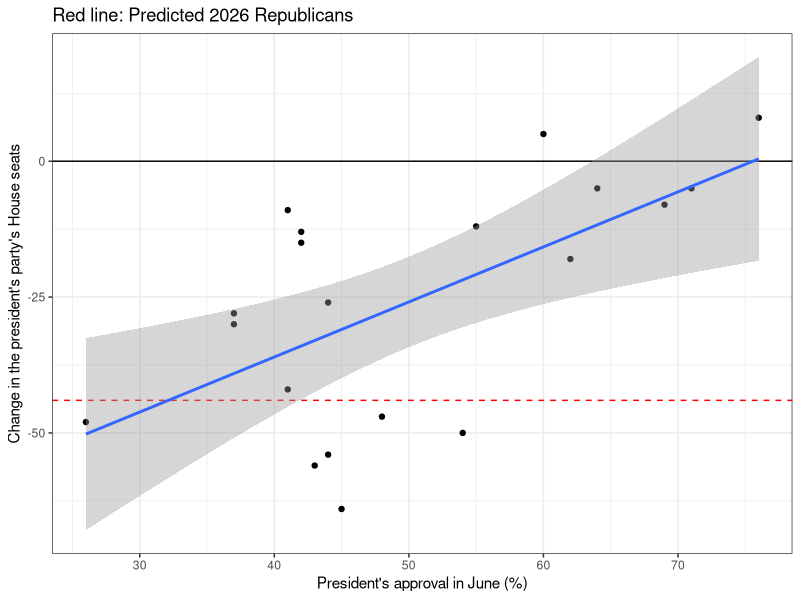
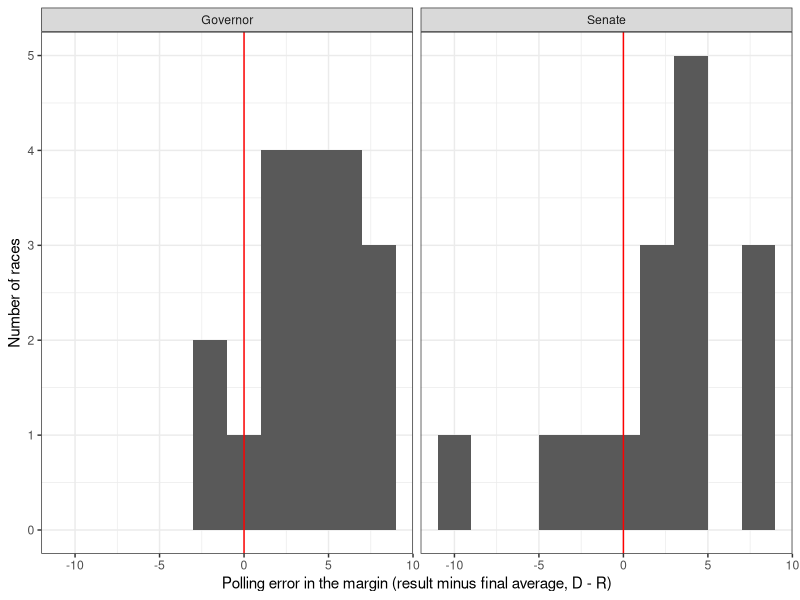
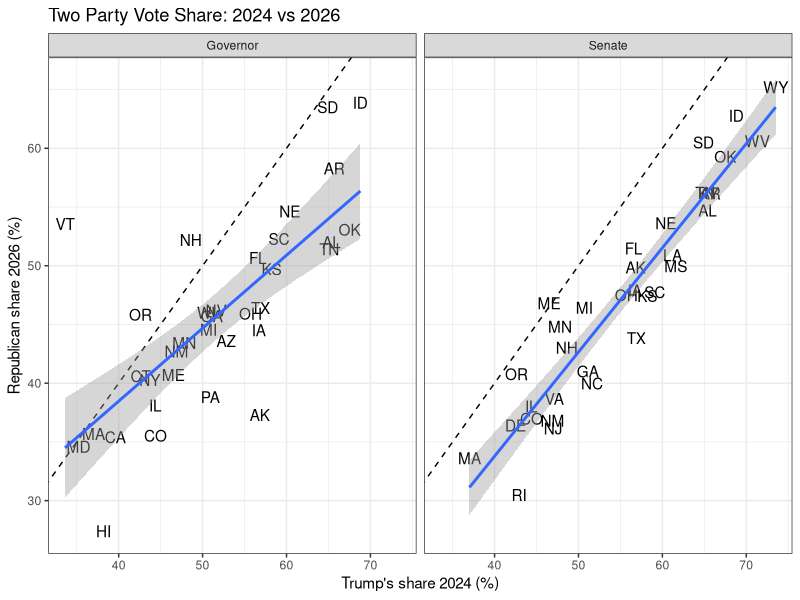
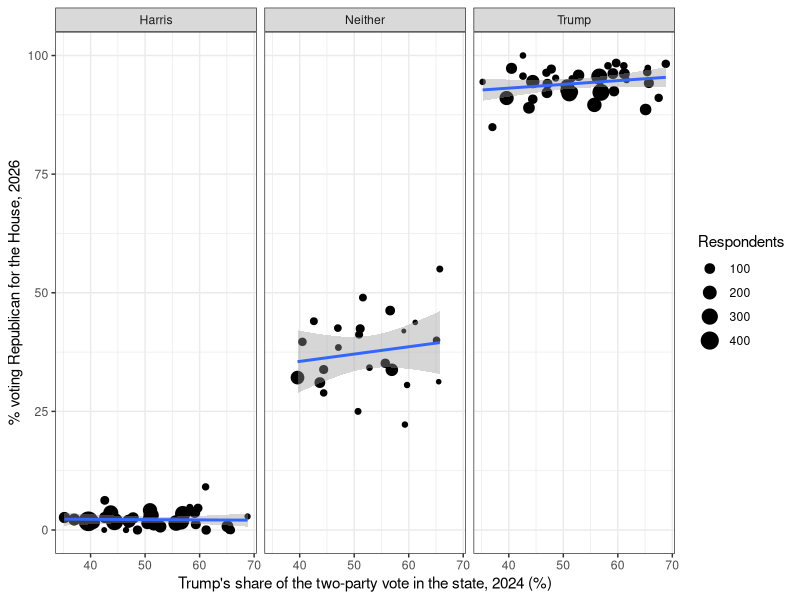
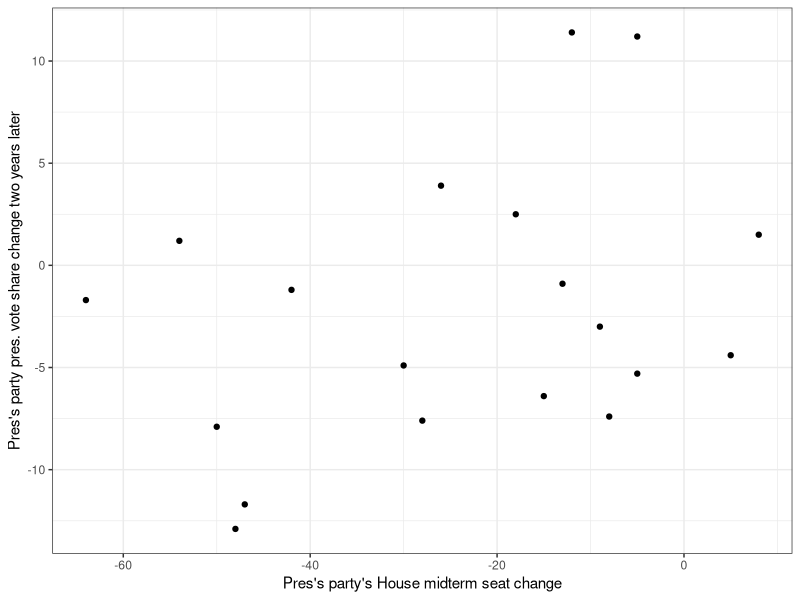

Source code (R) for these figures, in order:
# PSC 2300: Data and Politics I
# Session 20: The Election Is Over: How Did We Do?
# Prof. Josh Clinton
# Vanderbilt University


# ---- 1. Setup ---------------------------------------------------------------

# Make sure the following are in the same folder and are named as follows:
#
# Session20_ElectionDebrief.R
# approvalvote2026.csv
# statepolls2026.csv
# midterm_pres2026.csv
# midterm2026_poll_clean.csv
# trump2024_bystate.csv
#
# Then choose Session > Set Working Directory > To Source File Location


# Load the tidyverse package.
library(tidyverse)


# ---- 2. What happened? ------------------------------------------------------

# MOTIVATION QUESTION: How well did our "simple" analyses do?

# The results (NBC News, as of Nov 6):
#   House seats (projected): Democrats 259, Republicans 176
#   Republicans won 220 seats in 2024, so they lost 44
#   Republican share of the two-party House vote: 43.7% (Democrats +12)

# Year             Election year (1946-2026)
# Election         "Midterm" or "Presidential"
# President        President in June of the election year
# Party            President's party ("D" or "R")
# JuneApproval     % approving of the president, last Gallup poll in June
# HouseVoteShare   President's party's share (%) of the two-party House vote
# HouseVoteChange  Change in HouseVoteShare from the previous election
# HouseSeatShare   President's party's share (%) of House seats
# HouseSeatChange  Change in the president's party's House seats
# PresVoteShare    President's party's share (%) of the two-party pres. vote
approvalvote = read.csv("approvalvote2026.csv")

glimpse(approvalvote)


# ---- 3. Forecast #1: approval to seats --------------------------------------

midterms = approvalvote |>
  filter(Election == "Midterm")

midterm.reg = lm(HouseSeatChange ~ JuneApproval, data = midterms)

# 220 = Republican seats won in 2024
# 35.6 = Trump approval in our NBC News poll, raw
# 41.0 = Trump approval in our NBC News poll, fixed by party (46/46/8)
220 + predict(midterm.reg, newdata = tibble(JuneApproval = c(35.6, 41.0)))

# Republicans won (projected) 176. How close were we?
midterms |>
  ggplot(aes(x = JuneApproval, y = HouseSeatChange)) +
  geom_hline(yintercept = 0) +
  geom_hline(yintercept = -44, color = "red", linetype = "dashed") +
  geom_point() +
  geom_smooth(method = "lm") +
  labs(
    x = "President's approval in June (%)",
    y = "Change in the president's party's House seats",
    title = "Red line: Predicted 2026 Republicans"
  ) +
  theme_bw()


# ---- 4. Forecast #2: the generic ballot to seats ----------------------------

recent = approvalvote |>
  filter(Year < 2026 & Year >= 1996)

seats.reg.recent = lm(HouseSeatShare ~ HouseVoteShare, data = recent)

# Republican share of the two-party House vote:
# 41.0 = our NBC News poll, raw (D+18)
# 46.9 = our NBC News poll, fixed by party (D+6)
# 43.7 = the actual result (D+12)
# 435 = seats in the House

435 * predict(seats.reg.recent, newdata = tibble(HouseVoteShare = c(41, 46.9, 43.7))) / 100

# Republicans won (projected) 176 seats = 40.5% of seats. Where does 2026 fall?


# ---- 5. How did the polls do? -----------------------------------------------

# MOTIVATION QUESTION: Our poll was off on the national vote. Was that just our
# poll, or were the polls off everywhere? And in which direction?

# office                        "Senate" or "Governor"
# state                         Two-letter state abbreviation
# dem_candidate, rep_candidate  Candidates (NE and SD Senate: the independent is
#                               in the dem columns)
# poll_dem, poll_rep            Final polling average (FiftyPlusOne)
# poll_margin                   poll_dem minus poll_rep
# result_dem, result_rep        Share (%) of all votes counted (NBC News)
# result_margin                 result_dem minus result_rep
# pct_counted                   % of the expected vote counted so far
# three_way                     TRUE if a strong third candidate also ran
# trump24                       Trump's share (%) of the two-party vote, 2024
# notes                         Notes on the race
races = read.csv("statepolls2026.csv")

glimpse(races)

races |>
  count(office)

# Are there races with no polling average? Why might a race not be polled?
races |>
  filter(is.na(poll_margin))

races = races |>
  filter(three_way == FALSE)

races = races |>
  mutate(
    dem_error = result_dem - poll_dem,
    rep_error = result_rep - poll_rep,
    margin_error = result_margin - poll_margin
  )

# On average, were the polls off -- and in which direction?
races |>
  group_by(office) |>
  summarize(
    N = sum(!is.na(margin_error)),
    AvgDemError = mean(dem_error, na.rm = TRUE),
    AvgRepError = mean(rep_error, na.rm = TRUE),
    AvgMarginError = mean(margin_error, na.rm = TRUE)
  )

# QUESTION: Why can both dem_error and rep_error be positive in the same race?

races |>
  ggplot(aes(x = margin_error)) +
  geom_histogram(binwidth = 2) +
  geom_vline(xintercept = 0, color = "red") +
  facet_wrap(~ office) +
  labs(
    x = "Polling error in the margin (result minus final average, D - R)",
    y = "Number of races"
  ) +
  theme_bw()

# Quick Exercise: Make the same histogram for dem_error and then rep_error.

# QUESTION: If polling errors were just random sampling error, what would these
# histograms look like? What do they look like?


# ---- 6. A graph from the day after ------------------------------------------

# MOTIVATION QUESTION: A graph posted on November 7 (see the handout) suggests
# that Republicans getting about 85% of Trump's 2024 share "in race after race"
# is suspicious -- too regular to be real. Is it?

# QUESTION: The states are ordered from reddest to bluest in 2024. What does
# that do to how the lines look? What do the lines connecting the states mean?

races = read.csv("statepolls2026.csv") |>
  filter(three_way == FALSE) |>
  mutate(
    rep26 = 100 * result_rep / (result_dem + result_rep),
    kept = rep26 / trump24
  )

races |>
  ggplot(aes(x = trump24, y = rep26)) +
  geom_abline(intercept = 0, slope = 1, linetype = "dashed") +
  geom_text(aes(label = state)) +
  geom_smooth(method = "lm") +
  facet_wrap(~ office) +
  labs(
    x = "Trump's share 2024 (%)",
    y = "Republican share 2026 (%)",
    title = "Two Party Vote Share: 2024 vs 2026"
  ) +
  theme_bw()

# Was it really 85% "in race after race"?
races |>
  group_by(office) |>
  summarize(
    Correlation = cor(trump24, rep26),
    AvgKept = mean(kept),
    MinKept = min(kept),
    MaxKept = max(kept)
  )


# ---- 7. Why would every state look the same? --------------------------------

# vote2024        2024 vote: "Trump", "Harris", "Someone else", "Did not vote",
#                 or "Not eligible"
# generic_ballot  2026 House vote: "Democrat" or "Republican"
# state           Two-letter state abbreviation
poll = read.csv("midterm2026_poll_clean.csv")

poll = poll |>
  mutate(vote24 = case_when(
    vote2024 == "Trump" ~ "Trump",
    vote2024 == "Harris" ~ "Harris",
    TRUE ~ "Neither"
  ))

poll |>
  group_by(vote24) |>
  summarize(
    N = n(),
    PctRep = 100 * mean(generic_ballot == "Republican")
  )

# Is that different from state to state?

# state    Two-letter state abbreviation
# trump24  Trump's share (%) of the two-party presidential vote, 2024
trump2024 = read.csv("trump2024_bystate.csv")

bystate = poll |>
  group_by(vote24, state) |>
  summarize(
    N = n(),
    PctRep = 100 * mean(generic_ballot == "Republican")
  ) |>
  filter(N >= 30) |>
  left_join(trump2024, by = "state")

bystate |>
  ggplot(aes(x = trump24, y = PctRep)) +
  geom_point(aes(size = N)) +
  geom_smooth(method = "lm") +
  facet_wrap(~ vote24) +
  labs(
    x = "Trump's share of the two-party vote in the state, 2024 (%)",
    y = "% voting Republican for the House, 2026",
    size = "Respondents"
  ) +
  theme_bw()


# ---- 8. What does 2026 tell us about 2028? ----------------------------------

# MOTIVATION QUESTION: Republicans lost 44 seats. Does a bad midterm for the
# president's party predict a bad presidential election two years later?

# Year             Year of the midterm
# President        President at the time of the midterm
# Party            President's party ("D" or "R")
# HouseSeatChange  Change in the president's party's House seats in the midterm
# HouseVoteChange  Change in its House vote share in the midterm
# PresVoteBefore   Its two-party presidential vote share (%) two years before
# PresVoteAfter    Its two-party presidential vote share (%) two years after
# PresVoteChange   PresVoteAfter minus PresVoteBefore
midterm_pres = read.csv("midterm_pres2026.csv")

midterm_pres

# Why does the first cor() give NA?
cor(midterm_pres$HouseSeatChange, midterm_pres$PresVoteChange)

cor(midterm_pres$HouseSeatChange, midterm_pres$PresVoteChange,
    use = "complete.obs")

# Do you see a relationship?
midterm_pres |>
  ggplot(aes(x = HouseSeatChange, y = PresVoteChange)) +
  geom_point() +
  labs(
    x = "Pres's party's House midterm seat change",
    y = "Pres's party pres. vote share change two years later"
  ) +
  theme_bw()

# How do we interpret the slope? What does losing 10 more seats in the midterm
# predict for the presidential vote two years later?
pres.reg = lm(PresVoteChange ~ HouseSeatChange, data = midterm_pres)

pres.reg

# What does the model predict for Republicans in 2028?
# -44 = Republican House seat change in 2026
# 50.7 = Republican share of the two-party presidential vote in 2024
predict(pres.reg, newdata = tibble(HouseSeatChange = -44))

50.7 + predict(pres.reg, newdata = tibble(HouseSeatChange = -44))


# ---- 9. Since 1996 ----------------------------------------------------------

# For votes to seats, the elections since 1996 did better. What happens here?
recent_pres = midterm_pres |>
  filter(Year >= 1996)

cor(recent_pres$HouseSeatChange, recent_pres$PresVoteChange,
    use = "complete.obs")

pres.reg.recent = lm(PresVoteChange ~ HouseSeatChange, data = recent_pres)

pres.reg.recent

50.7 + predict(pres.reg.recent, newdata = tibble(HouseSeatChange = -44))


# ---- 10. Careful: what did the election "mean"? -----------------------------

# QUESTION: After an election, someone says "voters rejected X" or "voters
# rewarded Y." What would you need to know to believe it?
